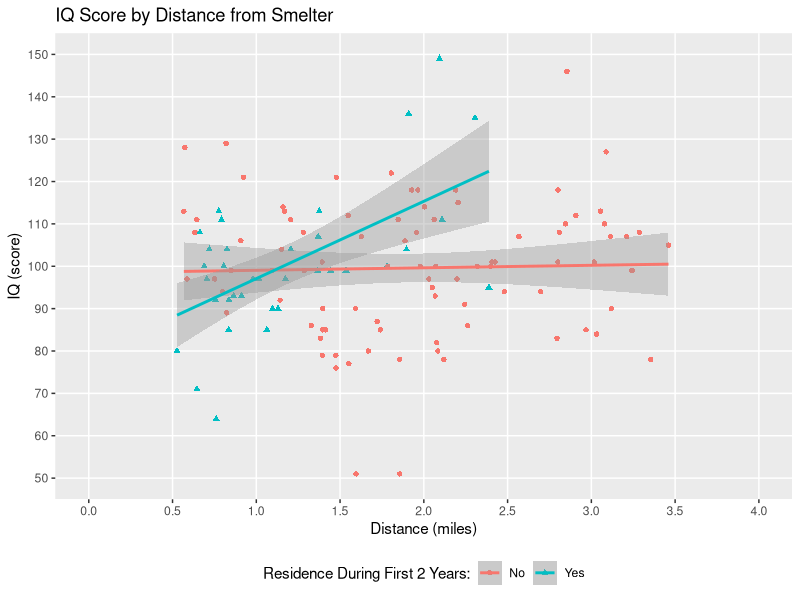

The R source for this figure:
## ---- chunk 1
knitr::opts_chunk$set(echo = TRUE, include = TRUE)

library(tidyverse)

setwd("C:/Users/froelijo/dev/methods1/hw10")
lead = read.csv('lead2.csv')
## ---- chunk 2
fit1 = lm(iq ~ miles + first2y + miles * first2y, data = lead)
fit1$coefficients
## ---- chunk 3
summary(fit1)$coefficients[4, 4]
## ---- chunk 4
fit1$coefficients
## ---- chunk 5
fit1$coefficients
## ---- chunk 6
lead$first2y = if_else(lead$first2y == 1, "Yes", "No")

ggplot(lead, aes(miles, iq, shape = factor(first2y), color = factor(first2y))) +
  geom_point() +
  geom_smooth(formula = y ~ x, method = "lm", aes(color = factor(first2y))) +
  ggtitle("IQ Score by Distance from Smelter") +
  xlab("Distance (miles)") +
  ylab("IQ (score)") +
  scale_x_continuous(breaks = seq(0, 4, 0.5), limits = c(0, 4), minor_breaks = FALSE) +
  scale_y_continuous(breaks = seq(50, 150, 10), limits = c(50, 150), minor_breaks = FALSE) +
  labs(shape = "Residence During First 2 Years:", color = "Residence During First 2 Years:") +
  theme(legend.position = "bottom")
## ---- chunk 7
fit1$coefficients[2]
## ---- chunk 8
fit1$coefficients[3]
